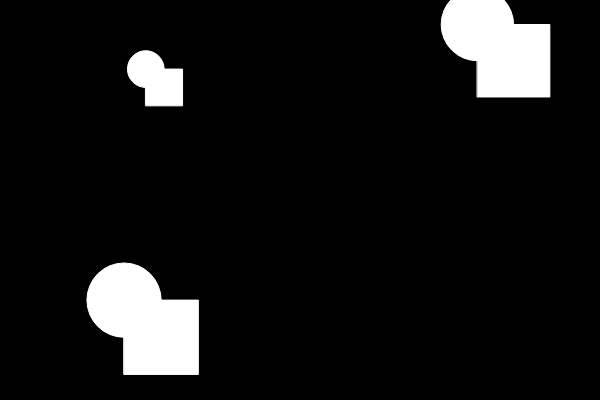
Frame 1 (no input)
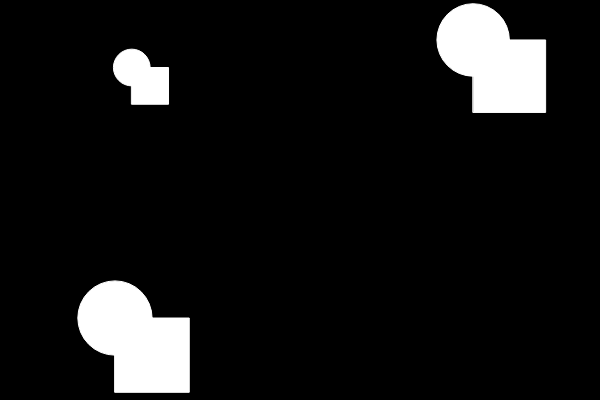
Frame 60 (no input)
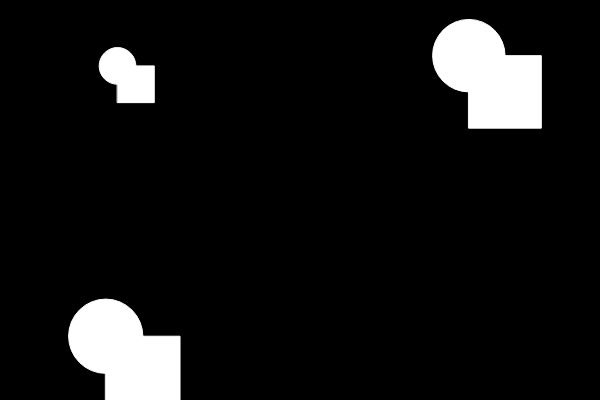
Frame 120 (the mouse pressed at the canvas centre since frame 60)

The p5.js sketch that drew these frames (run headless with seeded random() and noise() and a simulated clock; from frame 60 on, the mouse is pressed at the canvas centre):

// p5.js sketch
// ── sketch.js
//object oriented concepts 
function setup() {
  createCanvas(600,400);
 
  bubble1 = new Bubble();
  bubble2 = new Bubble();
  bubble3 = new Bubble();

}

function draw() {
  background(0);
  bubble1.move();
  bubble2.move();
  bubble3.move();
 
  bubble1.display();
  bubble2.display();
  bubble3.display();
}

// ── Bubble.js
class Bubble {
 
  constructor() {
   // var allInstances = [];
   
    var radius = random(10,100);
    this.x = random(0, width);
    this.y = random(0, height);
    this.width = radius;
    this.height = radius;
    this.color = "white";
    this.velocityX = random(-0.5, +0.5);
    this.velocityY= random(-0.5, +0.5);
   
    this.display = function() {
      stroke(255);
      fill(this.color);
      ellipse(this.x, this.y, this.width, this.height);
      rect(this.x, this.y, this.width, this.height);
    }
   
    this.move = function() {
      this.x = this.x + this.velocityX;
      this.y = this.y + this.velocityY;
    }
     
  }
}
